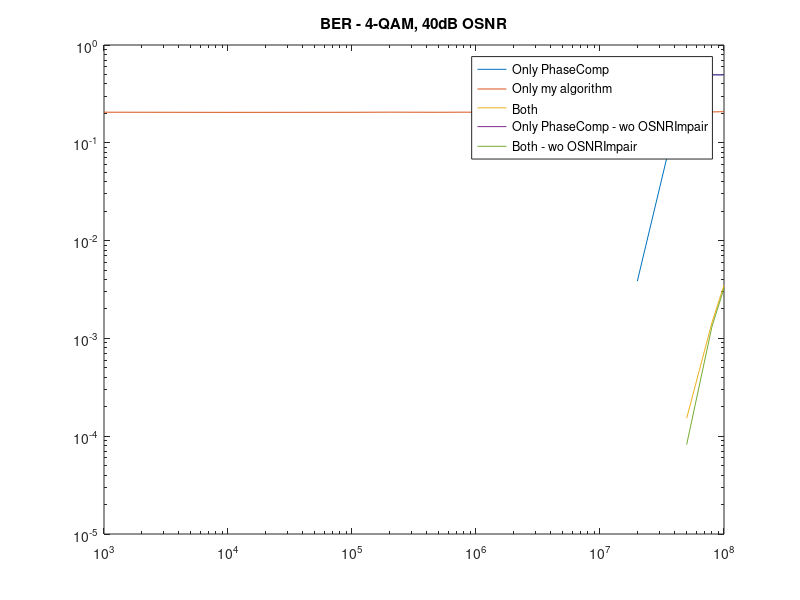
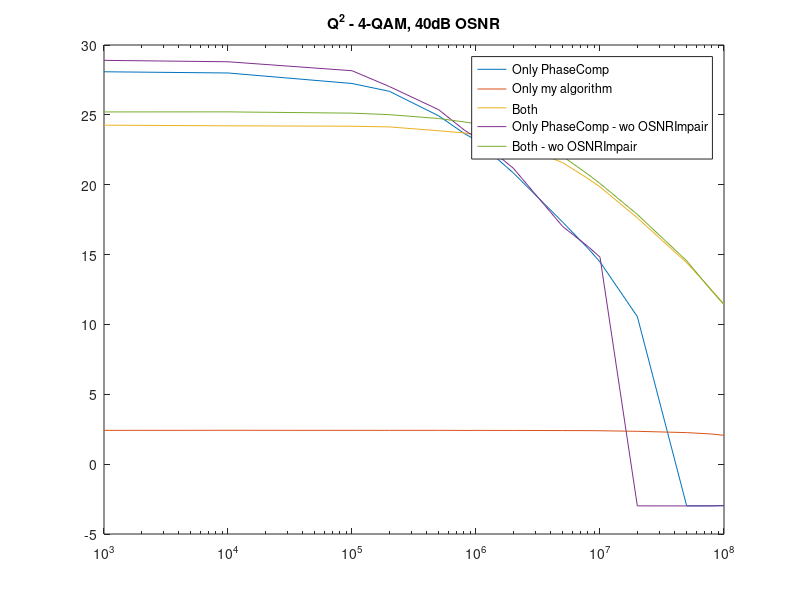
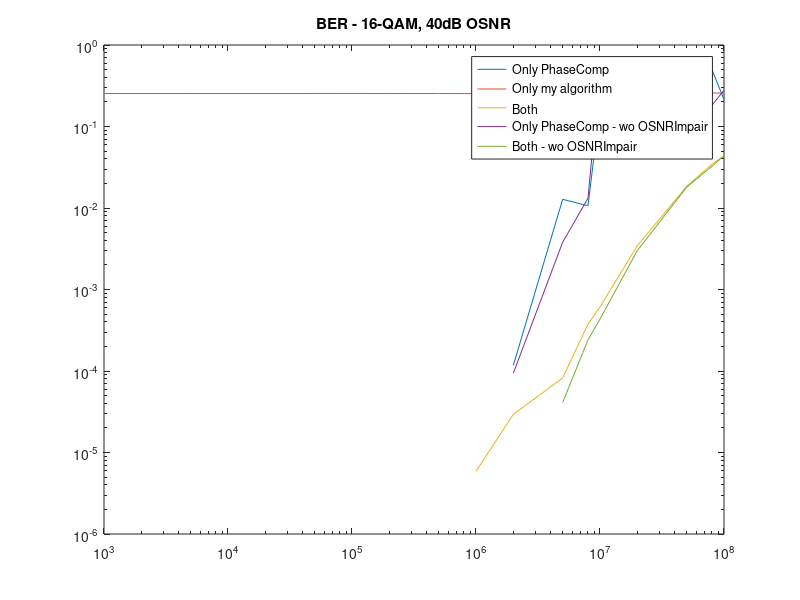
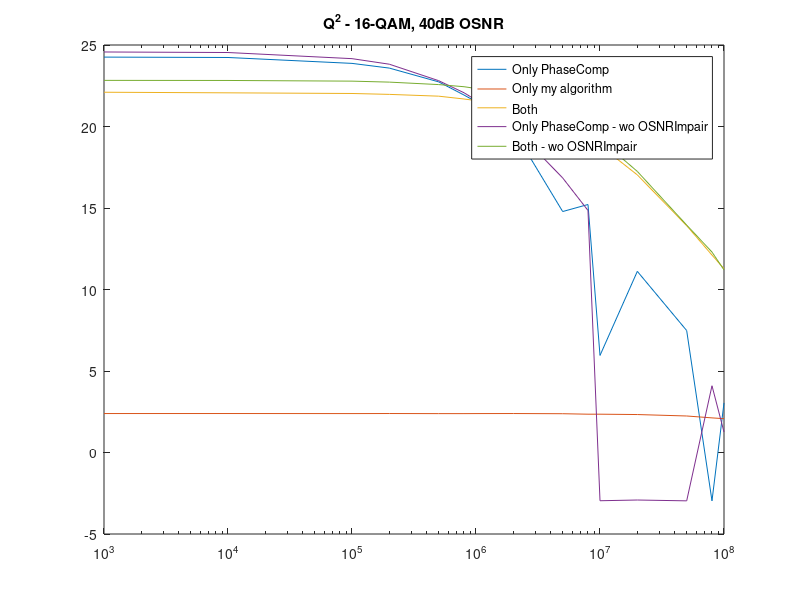

The MATLAB source for these figures, in order:
% linewidth comparing with & without my phase comp
% filters implemented with pass/stop of 0.75/1 Hz across all linewidths
close all; clear all; clc;

Laser = [1e3, 1e4, 1e5, 2e5, 5e5, 8e5, 1e6, 2e6, 5e6, 8e6, 1e7, 2e7, 5e7, 8e7, 1e8];

%% 4-QAM
BERwo = [0, 0, 0, 0, 0, 0, 0, 0, 0, 0, 0, 0.003851, 0.49748, 0.49563, 0.49565];
Qwo = [28.0845, 27.9975, 27.245, 26.6873, 24.9296, 23.679, 23.1953, 20.843, 17.3233, 15.4446, 14.4774, 10.5628, -2.9852, -2.987, -2.9672];

BERw = [0.20558, 0.20486, 0.20517, 0.20581, 0.20529, 0.20577, 0.20549, 0.20441, 0.20515, 0.20524, 0.20565, 0.20562, 0.20587, 0.20681, 0.20801];
Qw = [2.4175, 2.4243, 2.4195, 2.4188, 2.4213, 2.4128, 2.4151, 2.4125, 2.4044, 2.3986, 2.3912, 2.3503, 2.2566, 2.156, 2.0618];

BERboth = [0.00015263, 0.0014559, 0.0034988];
Qboth = [24.2639, 24.2148, 24.1867, 24.1379, 23.8623, 23.7044, 23.5841, 22.9936, 21.5793, 20.4413, 19.842, 17.6293, 14.4173, 12.4406, 11.4519];

% 4-QAM no OSNRImpair
BERwoO = [0, 0, 0, 0, 0, 0, 0, 0, 0, 0.00012915, 0, 0.49704, 0.49834, 0.49547, 0.4954];
QwoO = [28.9015, 28.8004, 28.1598, 27.0298, 25.3691, 23.9292, 23.366, 21.1806, 17.0114, 15.5804, 14.8154, -2.9854, -2.9914, -2.9858, -2.9767];

BERbothO = [0, 0, 0, 0, 0, 0, 0, 0, 0, 0, 0, 0, 8.2187e-05, 0.0013267, 0.0032522];
QbothO = [25.2101, 25.2136, 25.1227, 25.0152, 24.7387, 24.4961, 24.3653, 23.4855, 22.0324, 20.7436, 20.0893, 17.8713, 14.5592, 12.3784, 11.418];

figure(1)
loglog(Laser, BERwo, Laser, BERw, Laser(end-2:end), BERboth, Laser, BERwoO, Laser, BERbothO)
title('BER - 4-QAM, 40dB OSNR')
legend('Only PhaseComp', 'Only my algorithm', 'Both', 'Only PhaseComp - wo OSNRImpair', 'Both - wo OSNRImpair')
legend('Location', 'best')

figure(2)
semilogx(Laser, Qwo, Laser, Qw, Laser, Qboth, Laser, QwoO, Laser, QbothO)
title('Q^2 - 4-QAM, 40dB OSNR')
legend('Only PhaseComp', 'Only my algorithm', 'Both', 'Only PhaseComp - wo OSNRImpair', 'Both - wo OSNRImpair')
legend('Location', 'best')

%% 16-QAM 
BERwo = [0, 0, 0, 0, 0, 0, 0, 0.00011741, 0.01278, 0.010643, 0.17362, 0.04839, 0.10688, 0.49736, 0.21444];
Qwo = [24.2579, 24.2341, 23.8724, 23.5835, 22.7381, 21.9311, 21.5254, 19.804, 14.7829, 15.2146, 5.9546, 11.1128, 7.4822, -2.9661, 3.0433];

BERw = [0.2539, 0.25369, 0.25423, 0.25372, 0.25387, 0.25341, 0.25345, 0.25332, 0.25368, 0.2539, 0.25413, 0.25449, 0.25483, 0.25776, 0.25736];
Qw = [2.3902, 2.3912, 2.3875, 2.3914, 2.3854, 2.3852, 2.388, 2.391, 2.3797, 2.3502, 2.3505, 2.329, 2.2404, 2.124, 2.0753];

BERboth = [0, 0, 0, 0, 1.7611e-05, 0, 5.8705e-06, 2.9352e-05, 8.2187e-05, 0.00037571, 0.00061053, 0.003446, 0.018398, 0.03443, 0.043706];
Qboth = [22.1024, 22.0659, 22.0258, 21.9706, 21.861, 21.6876, 21.5927, 21.2437, 20.1524, 19.2386, 18.8309, 17.0311, 13.9157, 12.1114, 11.2764];

% 16-QAM no OSNR Impair
BERwoO = [0, 0, 0, 0, 0, 0, 0, 9.3928e-05, 0.0038041, 0.013185, 0.49891, 0.48599, 0.4973, 0.18262, 0.27808];
QwoO = [24.5722, 24.539, 24.1627, 23.8219, 22.8107, 22.0716, 21.6216, 19.9644, 16.8457, 14.8499, -2.9593, -2.9148, -2.9655, 4.0952, 1.2582];

BERbothO = [0, 0, 0, 0, 0, 0, 0, 0, 4.1093e-05, 0.00024069, 0.00043442, 0.0030057, 0.018011, 0.032522, 0.043852];
QbothO = [22.8302, 22.8246, 22.7832, 22.7231, 22.5717, 22.4411, 22.3323, 21.8607, 20.7382, 19.8466, 19.2135, 17.2441, 13.9526, 12.2974, 11.2004];

figure(3)
loglog(Laser, BERwo, Laser, BERw, Laser, BERboth, Laser, BERwoO, Laser, BERbothO)
title('BER - 16-QAM, 40dB OSNR')
legend('Only PhaseComp', 'Only my algorithm', 'Both', 'Only PhaseComp - wo OSNRImpair', 'Both - wo OSNRImpair')
legend('Location', 'best')

figure(4)
semilogx(Laser, Qwo, Laser, Qw, Laser, Qboth, Laser, QwoO, Laser, QbothO)
title('Q^2 - 16-QAM, 40dB OSNR')
legend('Only PhaseComp', 'Only my algorithm', 'Both', 'Only PhaseComp - wo OSNRImpair', 'Both - wo OSNRImpair')
legend('Location', 'best')


%% 64-QAM 
BERwo = [0.00049312, 0.00048921, 0.00062227, 0.0010489, 0.0026143, 0.0040115, 0.0060348, 0.017498, 0.50015, 0.389, 0.49779, 0.49807, 0.49867, 0.49777, 0.49901];
Qwo = [23.1361, 23.1283, 22.9002, 22.544, 21.8144, 21.366, 20.8525, 19.037, -3.0024, 1.465, -2.9727, -2.9749, -2.9857, -3.0005, -2.9867];

BERw = [0.30844, 0.30819, 0.30854, 0.30809, 0.30784, 0.30868, 0.30819, 0.30819, 0.30822, 0.30809, 0.30833, 0.30991, 0.49815, 0.31415, 0.49695];
Qw = [2.3835, 2.3874, 2.3813, 2.3845, 2.3847, 2.3815, 2.3775, 2.3758, 2.3692, 2.3607, 2.3502, 2.3126, -2.9786, 2.1227, -2.9903];

BERboth = [0.0034714, 0.0033383, 0.0036162, 0.0037454, 0.0040389, 0.0046807, 0.004802, 0.0064223, 0.01171, 0.01695, 0.020641, 0.035689, 0.069988, 0.096225, 0.11071];
Qboth = [21.4713, 21.4841, 21.4391, 21.4067, 21.2906, 21.1429, 21.0989, 20.7229, 19.8184, 19.0245, 18.5451, 16.9087, 13.8657, 12.084, 11.1393];

% 64-QAM no OSNR Impair
BERwoO = [0.00024265, 0.00025439, 0.00040311, 0.0006301, 0.49994, 0.49758, 0.49799, 0.49237, 0.13578, 0.49701, 0.2627, 0.49846, 0.24879, 0.4967, 0.49821];
QwoO = [23.8103, 23.7768, 23.4523, 23.1751, -3.0029, -2.9941, -2.9758, -2.9845, 10.8424, -2.9496, 5.9256, -3.0102, 4.6818, -2.9673, -2.9994];

BERbothO = [0.0021838, 0.0021799, 0.002266, 0.0024578, 0.0026691, 0.0031583, 0.0032601, 0.0048099, 0.0094397, 0.015024, 0.017893, 0.034448, 0.069593, 0.093442, 0.10889];
QbothO = [22.2097, 22.2068, 22.167, 22.1146, 22.0155, 21.8172, 21.7851, 21.333, 20.3002, 19.4004, 18.9189, 16.9778, 13.9147, 12.1992, 11.2452];
    
figure(5)
loglog(Laser, BERwo, Laser, BERw, Laser, BERboth, Laser, BERwoO, Laser, BERbothO)
title('BER - 64-QAM, 40dB OSNR')
legend('Only PhaseComp', 'Only my algorithm', 'Both', 'Only PhaseComp - wo OSNRImpair', 'Both - wo OSNRImpair')
legend('Location', 'best')

figure(6)
semilogx(Laser, Qwo, Laser, Qw, Laser, Qboth, Laser, QwoO, Laser, QbothO)
title('Q^2 - 64-QAM, 40dB OSNR')
legend('Only PhaseComp', 'Only my algorithm', 'Both', 'Only PhaseComp - wo OSNRImpair', 'Both - wo OSNRImpair')
legend('Location', 'best')




